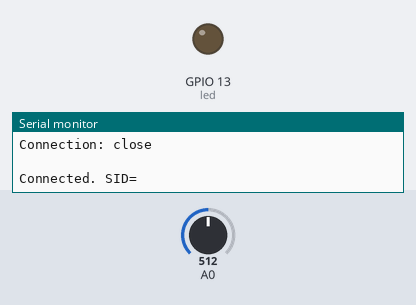
The sketch below on a simulated ESP8266 (NodeMCU). Parts: output pins drawn as LEDs (lit = HIGH), the last lines printed to the serial monitor. The inputs (shaded band) are chosen by the test bench; at power-on: A0 = 512. WiFi joins after 1.5 s; servers stay silent unless stated; uploads are accepted with an empty reply; random numbers use the default seed unless the sketch sets one.

Above: at 4.2 s.
4.3 s: A0 set to 290
11.6 s: A0 set to 306
At 27.0 s:
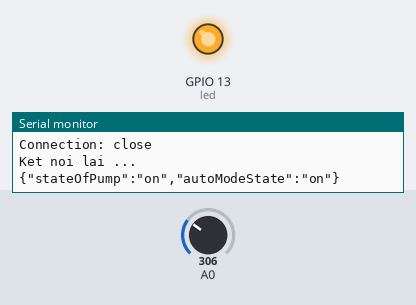
Timing chart, 0 to 28.5 s (numbered marks = the images above; inputs shaded):
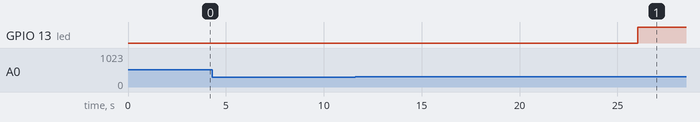

Measured:
- after the input at 11.6 s, GPIO 13 (led): LOW → HIGH after 14.4 s

The sketch:

source.ino
```cpp
#include <ESP8266WiFi.h>
#include <SocketIOClient.h>
#include <ArduinoJson.h>


StaticJsonBuffer<200> jsonBuffer;


SocketIOClient client;
//const char* ssid     = "hiephoang";
//const char* password = "12345abcd";
const char* ssid     = "hangxomtot";
const char* password = "0hoipass";

//char host[] = "104.215.198.148";
char host[] = "192.168.0.103";

int port = 80;
//int port = 443;

extern String RID;
extern String Rname;
extern String Rcontent;

int led = 13;
unsigned long previousMillis = 0;
long interval = 3000;
long pumpTiming = 7000;
unsigned long lastreply = 0;
unsigned long lastsend = 0;
unsigned long pumpStart = 0;
String JSON;
// Trang thai on/off cua may bom
String stateOfPump = "off";
// Trang thai on/off cua che do bom tu dong
String autoModeState = "on";
bool lockState = false;
unsigned censorValue;

JsonObject& root = jsonBuffer.createObject();
void setup() {
    pinMode(led, OUTPUT);
    digitalWrite(led, LOW);
//  root["time"] = 1351824120;level
//  JsonArray& data = root.createNestedArray("data");
//  data.add(double_with_n_digits(48.756080, 6));
//  data.add(double_with_n_digits(2.302038, 6));

  Serial.begin(115200);
  delay(10);

  // We start by connecting to a WiFi network
  Serial.println();
  Serial.print("Connecting to ");
  Serial.println(ssid);

  WiFi.begin(ssid, password);

  while (WiFi.status() != WL_CONNECTED) {
    delay(500);
    Serial.print(".");
  }

  Serial.println("");
  Serial.println("WiFi connected");
  Serial.println("IP address: ");
  Serial.println(WiFi.localIP());

  if (!client.connect(host, port)) {
    Serial.println("connection failed");
    return;
  }
}
void loop() {
  if(!client.connected()){
    client.disconnect();
    client.connect(host, port);
    if (client.connected())
    {
      client.send("connection", "message", "I'm ESP8266");
    }
    Serial.println("Ket noi lai ...");
    delay(5000);
  }

  //Neu dang bom ma khong nhan turn off thi cu tiep tuc bom 7s

  //censorValue = analogRead(A0);
  unsigned long currentMillis = millis();
  if (currentMillis - previousMillis > interval)
  {
    //Handle
    if(stateOfPump == "on"){
      if(lockState == false) {
        pumpStart = millis();
        lockState = true;
        //turn pump on
        digitalWrite(led, HIGH);
      }
      // Turn off Pump after 7s
      if(currentMillis - pumpStart > pumpTiming){
        stateOfPump = "off";
      }

    } else {

      if(lockState == true){
        lockState = false;
        //turn pump off
        digitalWrite(led, LOW);
      }
    }
    //==============================
    //nếu bật chế độ tự động thì khi hết nước sẽ tự bơm.
    if(autoModeState == "on"){
      if(stateOfPump == "off"){
        censorValue = analogRead(A0);
        Serial.println(censorValue);
        if(censorValue > 300){
          stateOfPump = "on";
        }
      }
    }
    // update state
    previousMillis = currentMillis;
    JSON = "";
    root["stateOfPump"] = stateOfPump;
    root["autoModeState"] = autoModeState;
    root.printTo(JSON);

    Serial.println(JSON);
    //client.send("updateStatus", "status", String(statusOfPump));
    client.sendJSON("updateStatus", JSON);

  }
  //=============================

  if (client.monitor())
  {
    lastreply = millis();
    Serial.println(String(RID));
    Serial.println(String(Rname));
    // event switch Auto Mode
    if(RID == "switchAutoModeState" && Rname == "state") {
      Serial.println("------AUTO MODE STATE-----");

        //parse received mess to object and get it
        StaticJsonBuffer<200> autoModeBuf;
        JsonObject& x = autoModeBuf.parseObject(Rcontent);
        const char* autoStateTemp = x["state"] ;
        String autoModeCurrentState(autoStateTemp); //convert string

        //update state for autoModeState
        autoModeState = autoModeCurrentState;
        Serial.println(autoModeState);
    }
    //------------------------------------------------------
    // event manually turn on or off the pump
    if(RID == "switchPumpState" && Rname == "state"){
      Serial.println("------MANUAL MODE STATE-----");

      StaticJsonBuffer<200> manualModeBuf;
      JsonObject& y = manualModeBuf.parseObject(Rcontent);
      const char* manualStateTemp = y["state"] ;
      String manualCurrentState(manualStateTemp);

       //update state for pump
      stateOfPump = manualCurrentState;
      Serial.println(stateOfPump);
    }

  }


}
```

SocketIOClient.h
```cpp
// (licence header left out)
#include "Arduino.h"

#if defined(W5100)
#include <Ethernet.h>
#include "SPI.h"					//For W5100
#elif defined(ENC28J60)
#include <UIPEthernet.h>
#include "SPI.h"					//For ENC28J60
#elif defined(ESP8266)
#include <ESP8266WiFi.h>				//For ESP8266
#elif defined(ESP32)
#include <WiFi.h>					//For ESP32
#elif (!defined(ESP32) && !defined(ESP8266) && !defined(W5100) && !defined(ENC28J60))	//If no interface is defined
#error "Please specify an interface such as W5100, ENC28J60, ESP8266 or ESP32"
#error "above your includes like so : #define ESP8266 "
#endif

// Length of static data buffers
#define DATA_BUFFER_LEN 120
#define SID_LEN 24

class SocketIOClient {
public:
	bool connect(char hostname[], int port = 80);
	bool connectHTTP(char hostname[], int port = 80);
	bool connected();
	void disconnect();
	bool reconnect(char hostname[], int port = 80);
	bool monitor();
	void sendMessage(String message = "");
	void send(String RID, String Rname, String Rcontent);
	void sendNSP();
	void sendJSON(String RID, String JSON);
	void heartbeat(int select);
	void clear();
	void getREST(String path);
	void postREST(String path, String type, String data);
	void putREST(String path, String type, String data);
	void deleteREST(String path);
private:
	void parser(int index);
	void sendHandshake(char hostname[]);
#if defined(W5100) || defined(ENC28J60)
	EthernetClient client;				//For ENC28J60 or W5100
#endif
#if defined(ESP8266) || defined(ESP32)
	WiFiClient client;				//For ESP8266 or ESP32
#endif

	bool readHandshake();
	void readLine();
	char *dataptr;
	char databuffer[DATA_BUFFER_LEN];
	char sid[SID_LEN];
	char key[28];
	char *hostname;
	char *nsp;
	int port;

	void findColon(char which);
	void terminateCommand(void);
	bool waitForInput(void);
	void eatHeader(void);
};
```
